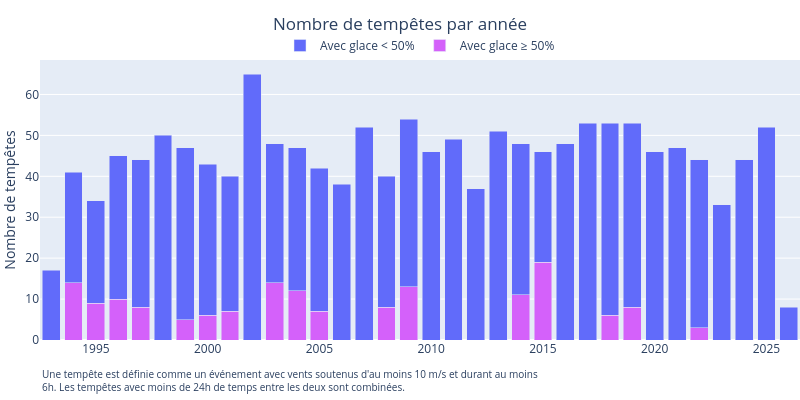

This figure's notebook cell:
### Code cell
n_fig = create_storm_years_fig(
    storms,
    wind_threshold=wind_threshold,
    duration_threshold=duration_threshold,
)
intensity_fig = create_storm_intensity_fig(
    storms,
    wind_threshold=wind_threshold,
    duration_threshold=duration_threshold,
)
wind_rose_fig = create_storm_wind_rose(
    storms,
    wind_threshold=wind_threshold,
    duration_threshold=duration_threshold,
)
n_fig.write_image(figures_dir / "storm_n.svg")
intensity_fig.write_image(figures_dir / "storm_intensity.svg")
wind_rose_fig.write_image(figures_dir / "storm_wind_rose.svg")
n_fig.show()
intensity_fig.show()
wind_rose_fig.show()

### Figure 1 — Plotly figure (JSON) as saved in the notebook; plotly's stock layout.template omitted (floating-point values rounded to 4 significant figures)
{"data": [{"marker": {"color": "hsl(285, 94%, 68%)"}, "name": "Avec glace ≥ 50%", "type": "bar", "x": [1994, 1995, 1996, 1997, 1999, 2000, 2001, 2003, 2004, 2005, 2008, 2009, 2014, 2015, 2018, 2019, 2022], "y": [14, 9, 10, 8, 5, 6, 7, 14, 12, 7, 8, 13, 11, 19, 6, 8, 3]}, {"marker": {"color": "hsl(236, 94%, 68%)"}, "name": "Avec glace < 50%", "type": "bar", "x": [1993, 1994, 1995, 1996, 1997, 1998, 1999, 2000, 2001, 2002, 2003, 2004, 2005, 2006, 2007, 2008, 2009, 2010, 2011, 2012, 2013, 2014, 2015, 2016, 2017, 2018, 2019, 2020, 2021, 2022, 2023, 2024, 2025, 2026], "y": [17, 27, 25, 35, 36, 50, 42, 37, 33, 65, 34, 35, 35, 38, 52, 32, 41, 46, 49, 37, 51, 37, 27, 48, 53, 47, 45, 46, 47, 41, 33, 44, 52, 8]}], "layout": {"annotations": [{"align": "left", "font": {"size": 10}, "showarrow": false, "text": "Une tempête est définie comme un événement avec vents soutenus d'au moins 10 m/s et durant au moins<br>6h. Les tempêtes avec moins de 24h de temps entre les deux sont combinées.", "x": 0, "xanchor": "left", "xref": "paper", "y": 0, "yanchor": "top", "yref": "paper", "yshift": -25}], "barmode": "stack", "height": 400, "legend": {"orientation": "h", "x": 0.5, "xanchor": "center", "y": 1, "yanchor": "bottom"}, "margin": {"autoexpand": true, "b": 60, "l": 0, "r": 0, "t": 60}, "title": {"text": "Nombre de tempêtes par année", "x": 0.5, "xanchor": "center"}, "width": 800, "yaxis": {"title": {"text": "Nombre de tempêtes"}}}}
